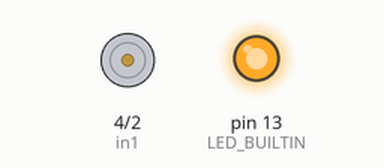
This sketch was run on a simulated Arduino Uno, built with avr-gcc and run on an emulated ATmega328P. Shown: motor-driver pin pairs drawn as motors (green arrow = first pin HIGH = forward, orange = second pin HIGH = backward, longer = more drive, scaled by the enable pin), output pins drawn as LEDs (lit = HIGH).

Above: at 0.5 s.
At 4.5 s:
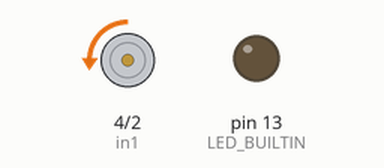
At 6.0 s:
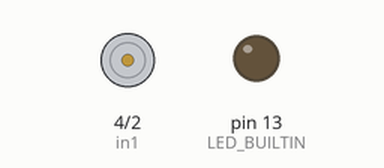
At 8.5 s:
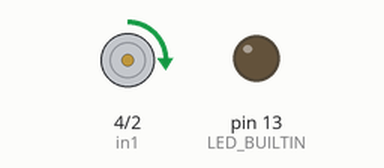
Timing chart, 0 to 9.1 s (numbered marks = the images above):
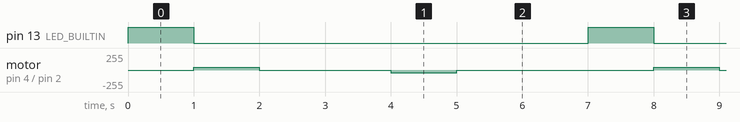

The sketch:

motor_trasero.ino
```cpp
int ena = 3;
int in1 = 4;
int in2 = 2;


void setup() {
  pinMode(ena, OUTPUT);
  pinMode(in1, OUTPUT);
  pinMode(in2, OUTPUT);
  pinMode(LED_BUILTIN, OUTPUT);
  neutro(in1, in2, ena);
}

void loop() {
  digitalWrite(LED_BUILTIN, HIGH);
  delay(1000);
  digitalWrite(LED_BUILTIN, LOW);

  nega_posi(in1, in2);
  potenciar(ena);
  delay(2000);
  neutro(in1, in2, ena);
  delayMicroseconds(100);
  posi_nega(in1, in2);
  potenciar(ena);
  neutro(in1, in2, ena);
  delay(2000);

}

void nega_posi(int in1, int in2){
  digitalWrite(in1, HIGH);
  digitalWrite(in2, LOW);
}

void posi_nega(int in1, int in2){
  digitalWrite(in1, LOW);
  digitalWrite(in2, HIGH);
}

void neutro(int in1, int in2, int ena){
  digitalWrite(in1, LOW);
  digitalWrite(in2, LOW);
  digitalWrite(ena, LOW);
}

void potenciar(int ena){
  analogWrite(ena, 40);
  delay(1000);
  analogWrite(ena, 0);
}
```

Measured:
- by itself, pin 13 (LED_BUILTIN): alternates HIGH for 1.0 s and LOW for 6.0 s
- by itself, motor on pin 4 (in1) / pin 2 (in2): repeats every 7.0 s: stopped 2.0 s, backward 40/255 1.0 s, stopped 3.0 s, forward 40/255 1.0 s
